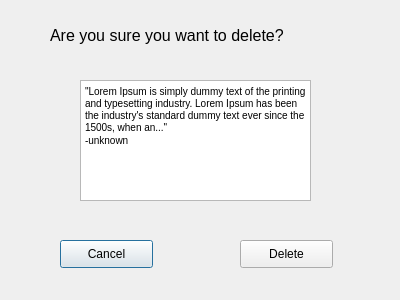
<?xml version="1.0" encoding="UTF-8"?>
<ui version="4.0">
 <class>deletequote</class>
 <widget class="QDialog" name="deletequote">
  <property name="geometry">
   <rect>
    <x>0</x>
    <y>0</y>
    <width>400</width>
    <height>300</height>
   </rect>
  </property>
  <property name="windowTitle">
   <string>Dialog</string>
  </property>
  <widget class="QLabel" name="label">
   <property name="geometry">
    <rect>
     <x>50</x>
     <y>10</y>
     <width>301</width>
     <height>51</height>
    </rect>
   </property>
   <property name="font">
    <font>
     <pointsize>12</pointsize>
    </font>
   </property>
   <property name="text">
    <string>Are you sure you want to delete?</string>
   </property>
  </widget>
  <widget class="QPushButton" name="pushButton">
   <property name="geometry">
    <rect>
     <x>60</x>
     <y>240</y>
     <width>93</width>
     <height>28</height>
    </rect>
   </property>
   <property name="text">
    <string>Cancel</string>
   </property>
  </widget>
  <widget class="QPushButton" name="pushButton_2">
   <property name="geometry">
    <rect>
     <x>240</x>
     <y>240</y>
     <width>93</width>
     <height>28</height>
    </rect>
   </property>
   <property name="text">
    <string>Delete</string>
   </property>
  </widget>
  <widget class="QTextBrowser" name="textBrowser">
   <property name="geometry">
    <rect>
     <x>80</x>
     <y>80</y>
     <width>231</width>
     <height>121</height>
    </rect>
   </property>
   <property name="html">
    <string>&lt;!DOCTYPE HTML PUBLIC &quot;-//W3C//DTD HTML 4.0//EN&quot; &quot;http://www.w3.org/TR/REC-html40/strict.dtd&quot;&gt;
&lt;html&gt;&lt;head&gt;&lt;meta name=&quot;qrichtext&quot; content=&quot;1&quot; /&gt;&lt;style type=&quot;text/css&quot;&gt;
p, li { white-space: pre-wrap; }
&lt;/style&gt;&lt;/head&gt;&lt;body style=&quot; font-family:'MS Shell Dlg 2'; font-size:7.8pt; font-weight:400; font-style:normal;&quot;&gt;
&lt;p style=&quot; margin-top:0px; margin-bottom:0px; margin-left:0px; margin-right:0px; -qt-block-indent:0; text-indent:0px;&quot;&gt;&amp;quot;Lorem Ipsum is simply dummy text of the printing and typesetting industry. Lorem Ipsum has been the industry's standard dummy text ever since the 1500s, when an...&amp;quot;&lt;/p&gt;
&lt;p style=&quot; margin-top:0px; margin-bottom:0px; margin-left:0px; margin-right:0px; -qt-block-indent:0; text-indent:0px;&quot;&gt;-unknown&lt;/p&gt;&lt;/body&gt;&lt;/html&gt;</string>
   </property>
  </widget>
 </widget>
 <resources/>
 <connections/>
</ui>
